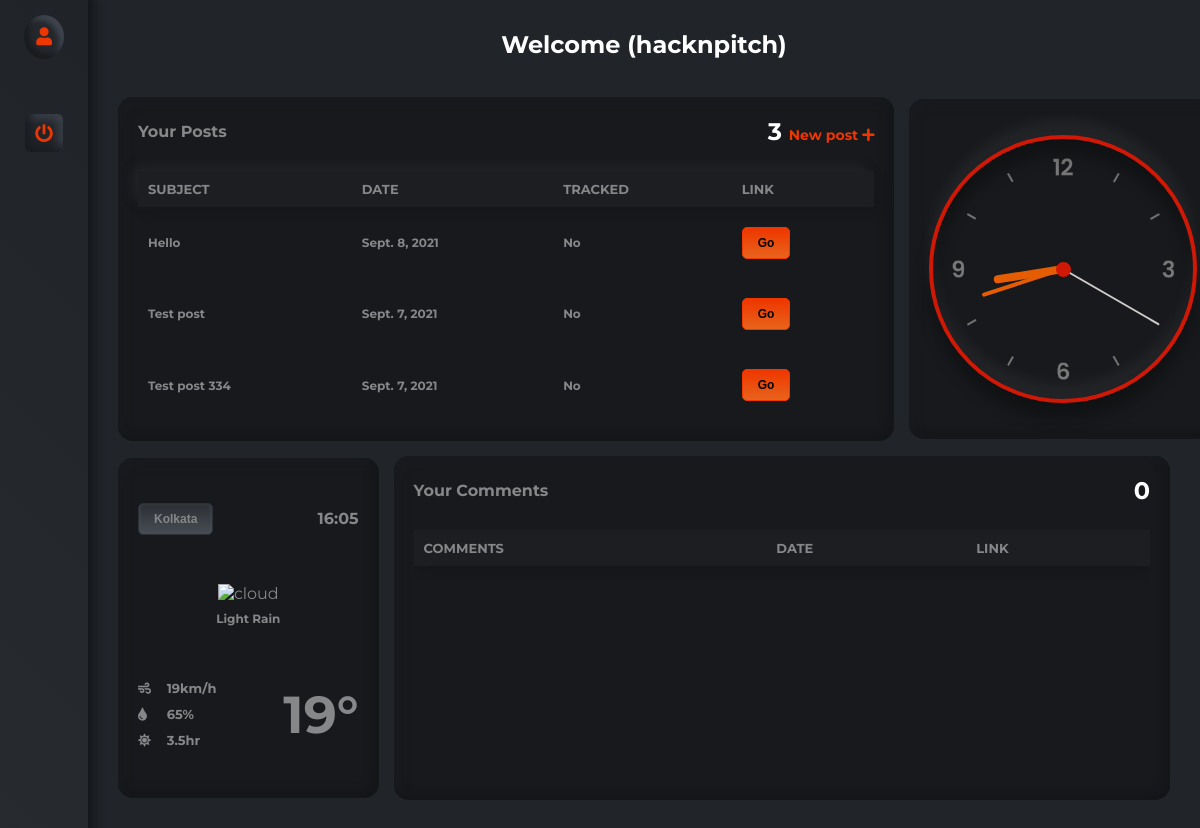
/forum/dashboard/ (signed in), run on an earlier commit of the app's database.
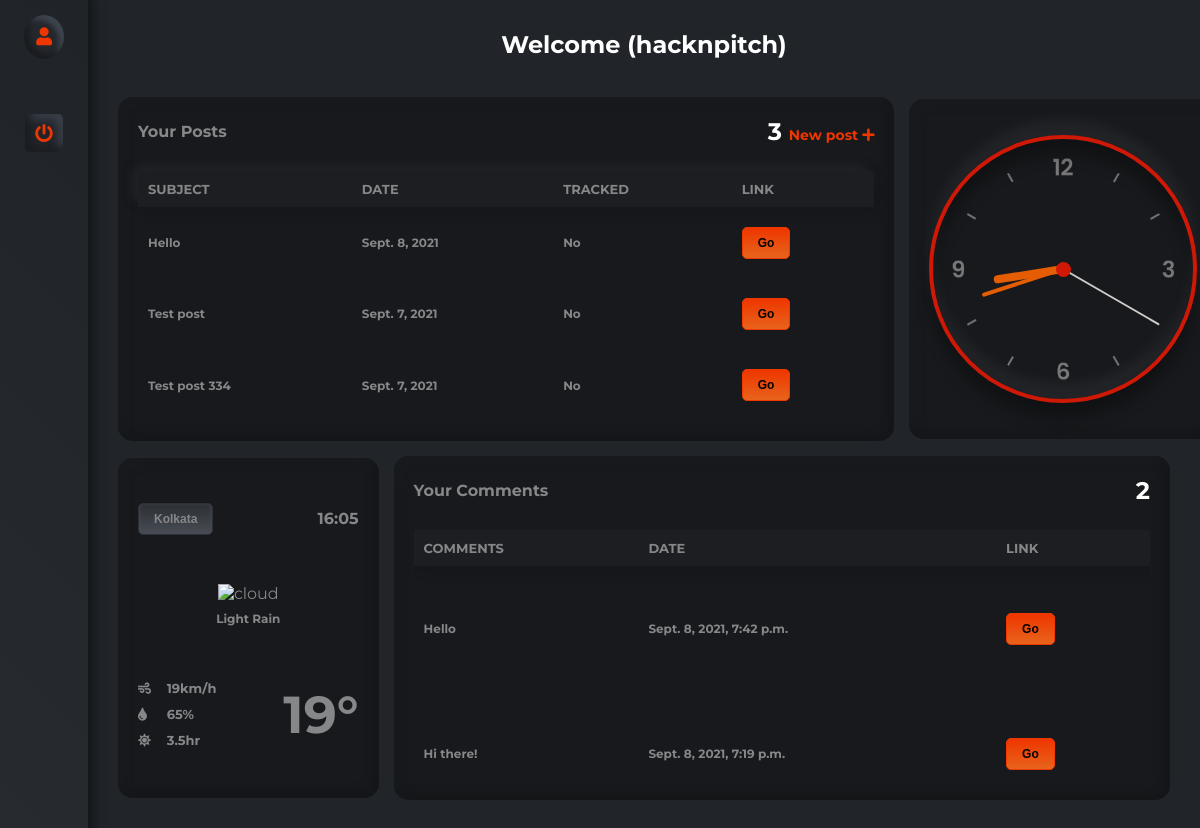
And on a later commit of the database.
### forum/models.py (models this page shows)
class Issue(models.Model):
    subject = models.CharField(max_length=100, default="(Not available)")
    summary = models.TextField(max_length=200, default="(Not available)")
    description = models.TextField(max_length=750, default="(Not available)")
    image = models.ImageField(upload_to='forum/images/', blank=True)
    tracked = models.BooleanField(choices=((True, 'Yes'), (False, 'No')), default=False)
    status = models.TextField(max_length=300, default="")
    date = models.DateField(auto_now_add=True)
    author = models.CharField(max_length=50, default="Anonymous")
    slug = models.SlugField(unique=True, max_length=100)
    votes = models.IntegerField(default=0)
    def __str__(self):
        return self.subject
    class Meta:
        ordering = ['-votes', '-date']

class Comment(models.Model):
    sno = models.AutoField(primary_key=True)
    description = models.TextField()
    user = models.ForeignKey(User, on_delete=models.CASCADE)
    username = models.CharField(max_length=255, default='Anonymous')
    issue = models.ForeignKey(Issue, on_delete=models.CASCADE)
    timestamp = models.DateTimeField(auto_now_add=True)
    slug = models.SlugField(max_length=255, default='testing')
    def __str__(self):
        return self.description[:50] + '...'
    class Meta:
        ordering = ['-timestamp'] # '-votes']

### forum/views.py (the view)
# urls.py: path('dashboard/', views.dashboard, name="Dashboard"),
def dashboard(request):
    if request.user.is_authenticated:
        activity = list(Issue.objects.filter(author=request.user.username))
        data = User.objects.filter(username = request.user.username)
        params = dict(data.values()[0])
        params["activity"] = activity
        comments_activity = list(Comment.objects.filter(username=request.user.username))
        params["comments"] = comments_activity
        print(params)
        return render(request, 'forum/dashboard.html', params)
    else:
        return redirect('/forum/login')

### forum/templates/forum/dashboard.html (shortened to what the changed rows need)
{% load static %}
<!DOCTYPE html>
<html lang="en">
  <head>
    <link
      rel="stylesheet"
      href="https://cdnjs.cloudflare.com/ajax/libs/font-awesome/5.15.1/css/all.min.css"
    />
    <link rel="stylesheet" href="{% static 'forum/dashboard/styles.css' %}" />
  </head>
  <body>
    <div id="wrapper">
      <div id="page-content-wrapper">
        <p class="row my-4">
        <center><h2 style="color: white;">Welcome {{ first_name }} {{ last_name }} ({{ username }})</h2></center>
        <br>
        <br>
        </p>
        <div class="row">
          <div class="card card1">
            <div class="card1_title_wrapper">
              <h1 class="car1_title">Your Posts</h1>
            </div>
            <div class="card1_table_wrapper">
              <table class="card1_table card_scroll">
                <thead class="card1_table_head">
                  <tr>
                    <th>Subject</th>
                    <th>Date</th>
                    <th>Tracked</th>
                    <th>Link</th>
                  </tr>
                </thead>
                <tbody class="card1_table_tbody">
                  {% for i in activity %}
                    <tr>
                      <td>{{ i.subject }}</td>
                      <td>{{ i.date }}</td>
                      <td>{{ i.tracked|yesno:"Yes,No" }}</td>
                      <td>
                        <a href="/forum/post/{{ i.slug }}" target="_blank"><button class="btn btn-primary">Go</button></a>
                      </td>
                    </tr>
                  {% endfor %}
                </tbody>
              </table>
            </div>
          </div>
        </div>
        <div class="row row2">
          <div class="card card4">
            <div class="card1_title_wrapper">
              <h1 class="car1_title">Your Comments</h1>
              <p class="car1_text">
                {{ comments|length }}
              </p>
            </div>
            <div class="card1_table_wrapper card_scroll">
              <table class="card1_table card_scroll">
                <thead class="card1_table_head">
                  <tr>
                    <th>Comments</th>
                    <th>Date</th>
                    <th>Link</th>
                  </tr>
                </thead>
                <tbody class="card1_table_tbody card_scroll">
                  {% for i in comments %}
                    <tr>
                      <td>{{i.description|truncatechars:50}}</td>
                      <td>{{i.timestamp}}</td>
                      <td><a href="/forum/post/{{i.slug}}" target="_blank"><button class="btn btn-primary">Go</button></a></td>
                    </tr>
                  {% endfor %}
                </tbody>
              </table>
            </div>
          </div>
        </div>
      </div>
    </div>
  </body>
</html>

What changed in the data, as far as the page shows it:
added Comment: description "Hello", timestamp "Sept. 8, 2021, 7:42 p.m."
added Comment: description "Hi there!", timestamp "Sept. 8, 2021, 7:19 p.m."
Also different on the page:
{{ comments|length }}: "0" → "2"
